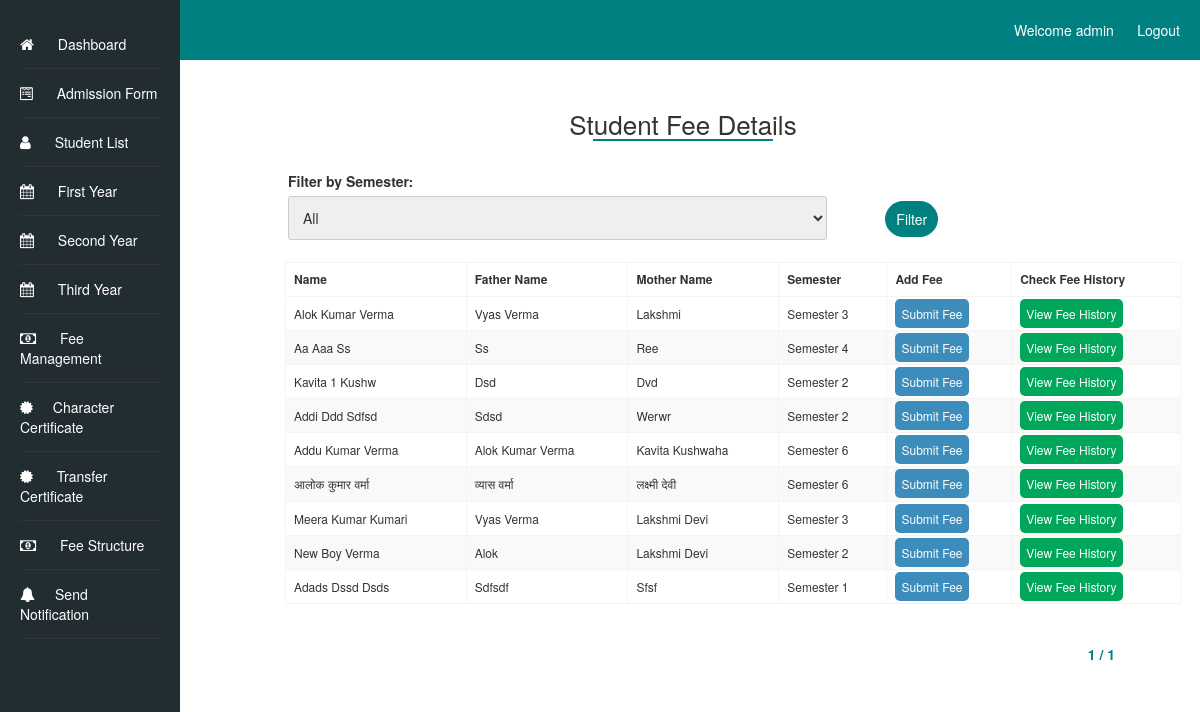
/fee_management/fee/ (signed in), run on an earlier commit of the app's database.
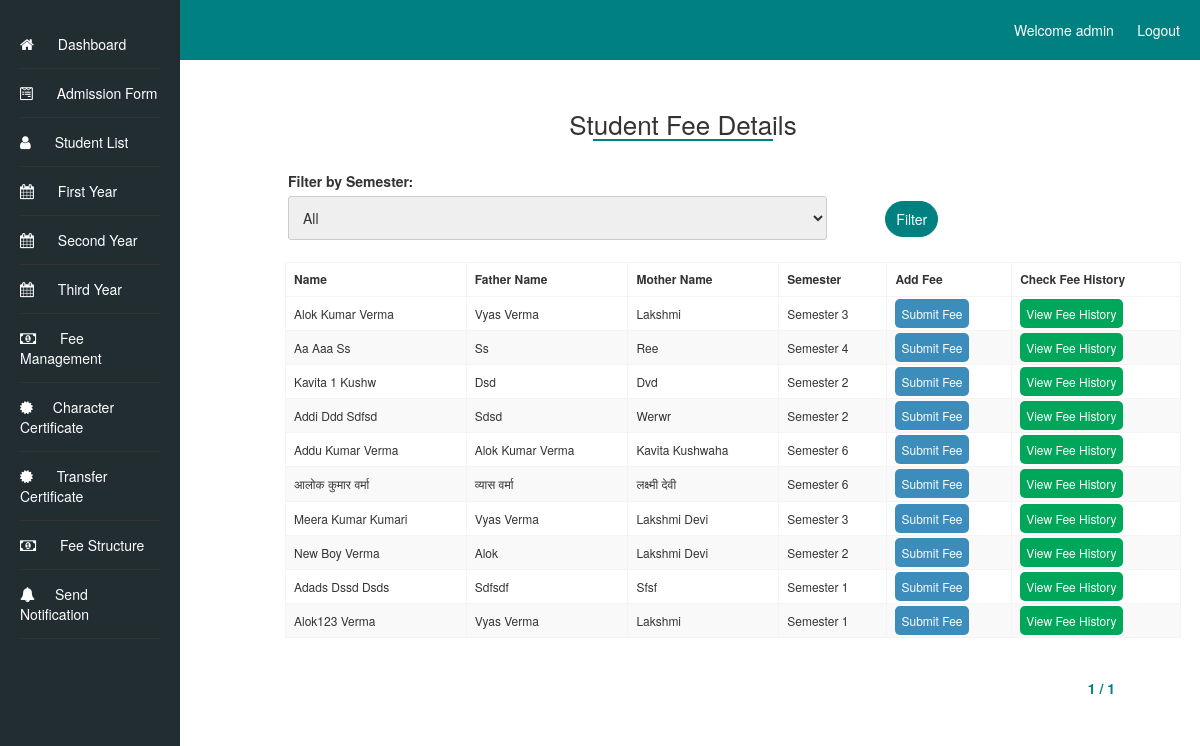
And on a later commit of the database.
### admissionapp/models.py (models this page shows, shortened)
class AdmissionForm(models.Model):
    first_name = models.CharField(max_length=50)
    middle_name = models.CharField(max_length=50, blank=True,)
    last_name = models.CharField(max_length=50, blank=True,)
    father_name = models.CharField(max_length=100)
    mother_name = models.CharField(max_length=100)
    photo = models.ImageField(upload_to='admission_photos/')
    marks_10th = models.DecimalField(max_digits=5, decimal_places=2)
    marks_12th = models.DecimalField(max_digits=5, decimal_places=2)
    admission_batch = models.CharField(max_length=20)
    school_details_12th = models.TextField()
    school_details_10th = models.TextField()
    address = models.TextField()
    pass_out_year_12th = models.IntegerField()
    pass_out_year_10th = models.IntegerField()
    admission_date = models.DateField()
    caste = models.CharField(max_length=20)
    roll_number_12th = models.CharField(max_length=20)
    roll_number_10th = models.CharField(max_length=20)
    aadhar_number = models.CharField(max_length=12, unique=True)
    mobile_number = models.CharField(max_length=10)
    date_of_birth = models.DateField()
    subjects = models.CharField(max_length=1000)
    registration_number = models.CharField(max_length=20, blank=True)
    current_semester = models.CharField(max_length=20, blank=True)

### fee_management/views.py (the view)
# urls.py: path('fee/', views.fee_detail, name='fee_detail'),
@login_required
def fee_detail(request):
    semester_choices = AdmissionForm.objects.values_list('current_semester', flat=True).distinct()
    selected_class = request.GET.get('class_filter')
    if selected_class:
        class_students = AdmissionForm.objects.filter(current_semester=selected_class)
    else:
        class_students = AdmissionForm.objects.all()
    page = request.GET.get('page')
    paginator = Paginator(class_students, 20)
    class_students = paginator.get_page(page)
    for student in class_students:
        student_id = student.id
    return render(request, 'fee_management/fee_detail.html', {'class_students': class_students, 'semester_choices': semester_choices, 'selected_class': selected_class,})

### fee_management/templates/fee_management/fee_detail.html (shortened to what this page needs)
<!DOCTYPE html>
<html lang="en">
<head>
    <link rel="stylesheet" type="text/css" href="/static/styles.css">
    <link rel="stylesheet" href="https://cdnjs.cloudflare.com/ajax/libs/font-awesome/4.7.0/css/font-awesome.min.css">
    <link rel="stylesheet" href="/static/bootstrap.min.css">
</head>
<body>
    <header>
        Welcome {{ user.username }} &nbsp;&nbsp;&nbsp;&nbsp;&nbsp;
        <a href="{% url 'logout' %}?next=/loginapp/logout/">Logout</a>
    </header>
    <div class="container-fluid">
        <div class="sidebar">
            <ul class="dashboard_list">
                <li><a href="/dashboard"><i class="fa fa-home" aria-hidden="true"></i> Dashboard</a></li>
                <li><a href="{% url 'admission_form' %}"><i class="fa fa-wpforms" aria-hidden="true"></i> Admission Form</a></li>
                <li><a href="{% url 'student_list' %}"><i class="fa fa-user"></i> Student List</a></li>
                <li><a href="{% url 'first_year' %}"><i class="fa fa-calendar" aria-hidden="true"></i> First Year</a></li>
                <li><a href="{% url 'second_year' %}"><i class="fa fa-calendar" aria-hidden="true"></i> Second Year</a></li>
                <li><a href="{% url 'third_year' %}"><i class="fa fa-calendar" aria-hidden="true"></i> Third Year</a></li>
                <li><a href="{% url 'fee_detail' %}"><i class="fa fa-money" aria-hidden="true"></i> Fee Management</a></li>
                <li><a href="{% url 'student_list_details' %}"><i class="fa fa-certificate" aria-hidden="true"></i>Character Certificate</a></li>
                <li><a href="{% url 'student_list_details_transfer' %}"><i class="fa fa-certificate" aria-hidden="true"></i> Transfer Certificate</a></li>
                <li><a href="{% url 'fee_structure' %}"><i class="fa fa-money" aria-hidden="true"></i> Fee Structure</a></li>
                <li><a href="{% url 'send_messages' %}"><i class="fa fa-bell" aria-hidden="true"></i>Send Notification</a></li>
            </ul>
        </div>
        <div class="content">
            <h1 class="student_heading">Student Fee Details</h1>
            <form method="get" class="admission_filter">
                <div class="col-sm-8 year_admin">
                <label for="class_filter">Filter by Semester:</label>
                <select id="class_filter" name="class_filter">
                    <option value="">All</option>
                </select>
               </div>
               <div class="col-sm-4"><button type="submit" class="apply_filter">Filter</button></div>
            </form>
            {% if class_students %}
            <table class="student_list_tab">
                <thead>
                    <tr>
                        <th>Name</th>
                        <th>Father Name</th>
                        <th>Mother Name</th>
                        <th>Semester</th>
                        <th>Add Fee</th>
                        <th>Check fee History</th>
                    </tr>
                </thead>
                <tbody>
                    {% for student in class_students %}
                    <tr>
                        <td>{{ student.first_name }} {{ student.middle_name }} {{ student.last_name }} </td>
                        <td>{{ student.father_name }}</td>
                        <td>{{ student.mother_name }}</td>
                        <td>Semester {{ student.current_semester }}</td>
                        <td><a href="{% url 'fee_submission' student.id %}" class="details_btn">Submit Fee</a></td>
                        <td><a href="{% url 'fee_history' student.id %}" class="update_btn">View Fee History</a></td>
                    </tr>
                    {% endfor %}
                </tbody>
            </table>
            {% else %}
            <p>No students found.</p>
            {% endif %}
        </div>
        <div class="pagination">
            <span class="step-links">
                <span class="current-page">{{ class_students.number }} / {{ class_students.paginator.num_pages }}</span>
            </span>
        </div>
    </div>
</body>
</html>

What changed in the data, as far as the page shows it:
added AdmissionForm: first_name "Alok123", last_name "Verma", father_name "Vyas Verma", mother_name "Lakshmi", current_semester "1"
